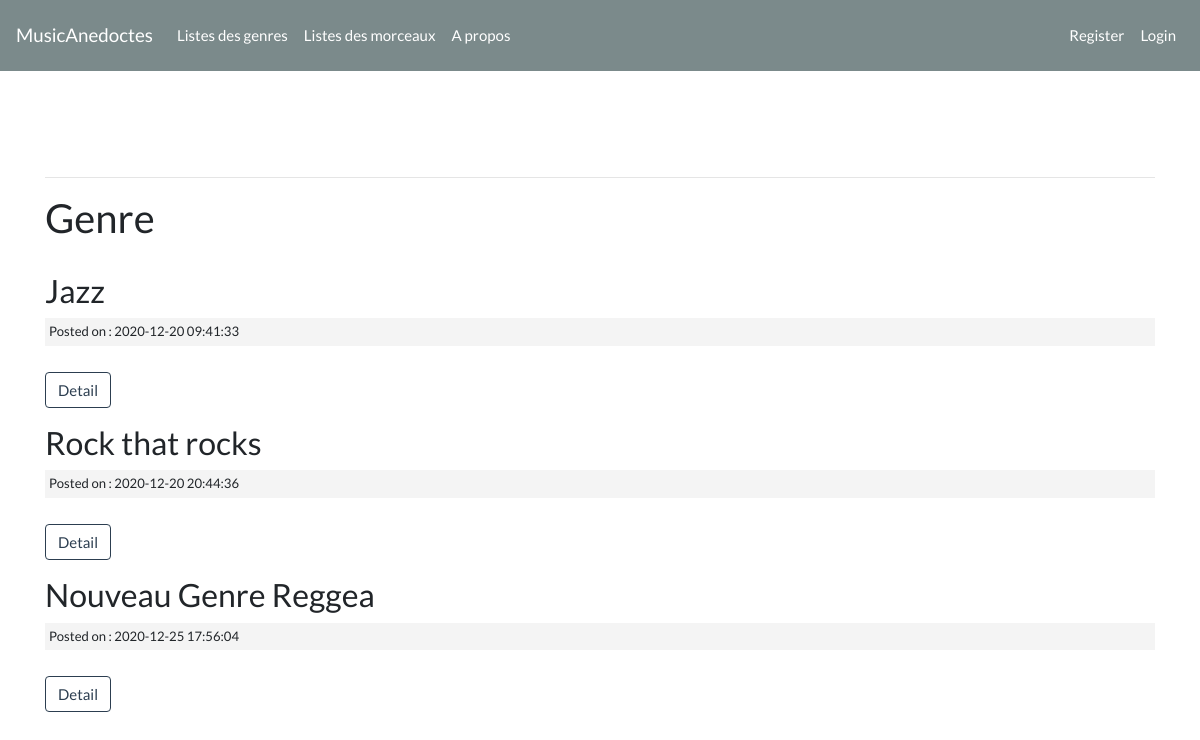
The page /index.php/genres on the database as committed earlier.
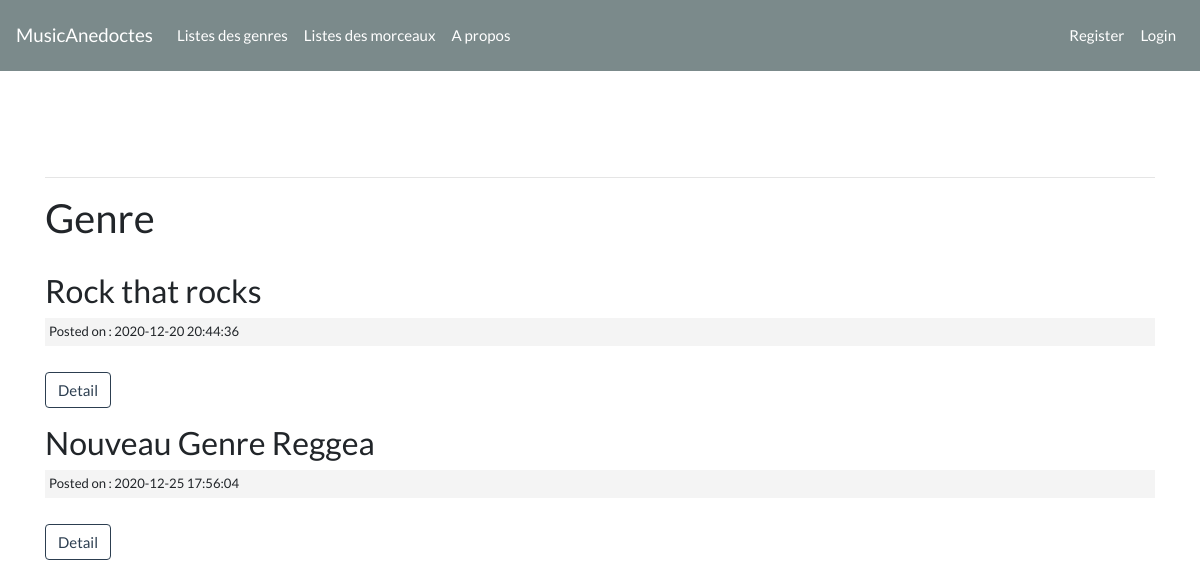
The same page on the database as committed later.
### tables this page shows
CREATE TABLE IF NOT EXISTS `genres` (
  `idGenre` int(11) NOT NULL AUTO_INCREMENT,
  `genreName` varchar(255) NOT NULL,
  `story` text NOT NULL,
  `slug` varchar(255) NOT NULL,
  `createdAt` timestamp NOT NULL DEFAULT CURRENT_TIMESTAMP,
  `updatedAt` timestamp NULL DEFAULT CURRENT_TIMESTAMP,
  `isValidated` tinyint(4) NOT NULL,
  `idUser` int(11) NOT NULL,
  PRIMARY KEY (`idGenre`),
  KEY `FK_User_Genre` (`idUser`)
);

### application/controllers/Genres.php (called while the page is built, shortened)
<?php
    class Genres extends CI_Controller {
        public function index(){
            $data['title'] = 'Genre';
            $data['genres'] = $this->genre_model->get_genres();
            $this->load->view('templates/header');
            $this->load->view('genres/index', $data);
            $this->load->view('templates/footer');
        }
    }

### index.php (called while the page is built, shortened)
<?php
require_once BASEPATH.'core/CodeIgniter.php';

### application/models/Genre_model.php (called while the page is built, shortened)
<?php
    class Genre_model extends CI_Model {
        public function get_genres($slug = FALSE){
            if($slug === FALSE){
            $query = $this->db->get('genres');
            return $query->result_array();
            }
            $query = $this->db->get_where('genres', array('slug' => $slug));
            return $query->row_array();
        }
    }

### application/views/genres/index.php (the view, shortened to what this page needs)
<h2><?= $title ?></h2>
<br>
<?php foreach($genres as $genre) : ?>
    <?php if($genre['isValidated'] == 1) : ?>
        <h3><?php echo $genre['genreName']; ?></h3>
        <small class="post-date">Posted on : <?php echo $genre['createdAt']; ?></small><br>
        <p><a class="btn btn-outline-primary" href="<?php echo site_url('/genres/'.$genre['slug']); ?>">Detail</a></p>
    <?php endif; ?>
<?php endforeach; ?>

Rows that differ between the two databases and show on the page:
removed genres: genreName "Jazz", createdAt "2020-12-20 09:41:33"
